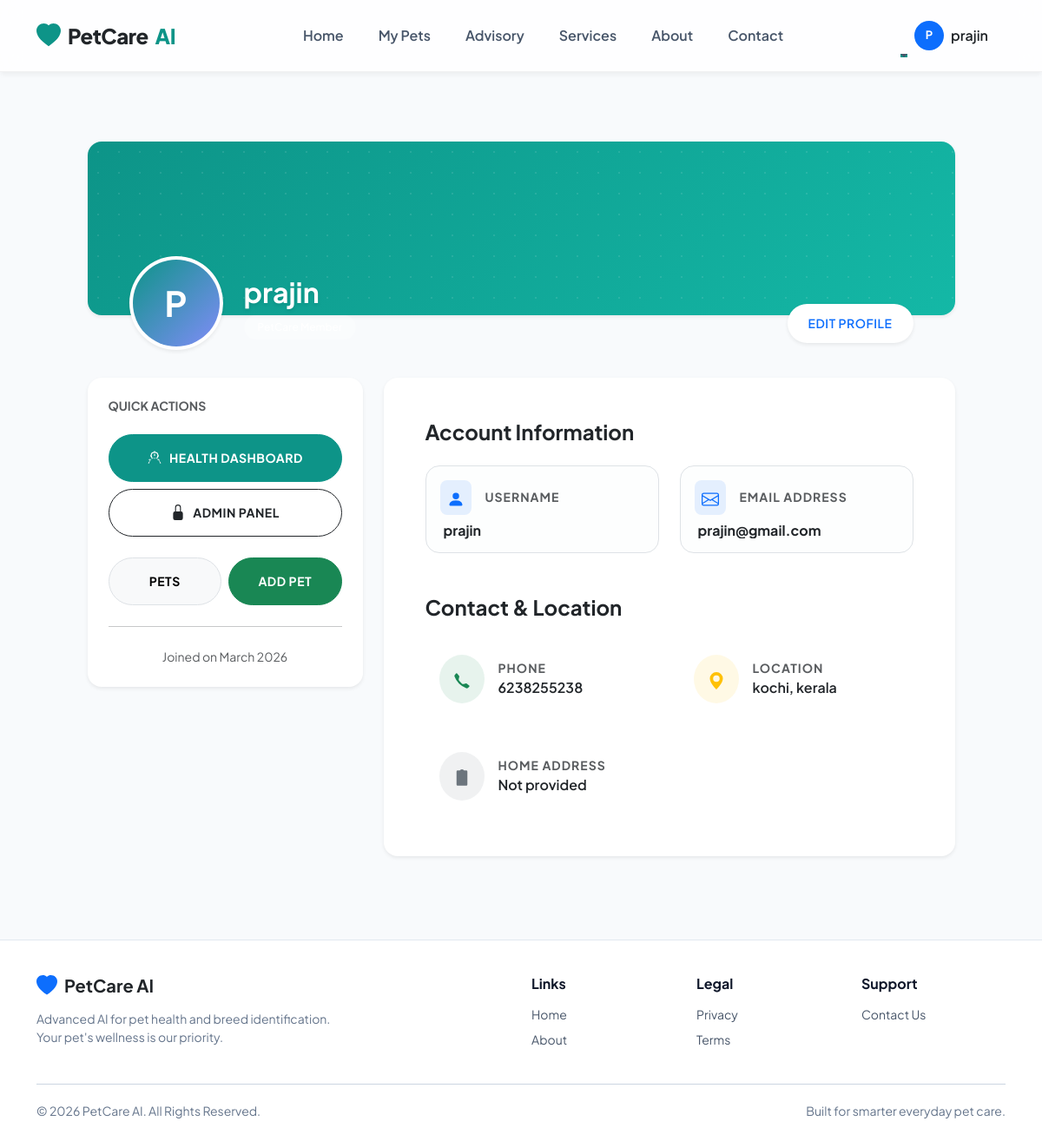
/accounts/profile/ (signed in), run on the app's committed database.
### accounts/models.py (models this page shows, shortened)
class UserProfile(models.Model):
    user = models.OneToOneField(User, on_delete=models.CASCADE, related_name="profile")
    phone_number = models.CharField(max_length=20, blank=True)
    address = models.CharField(max_length=255, blank=True)
    city = models.CharField(max_length=100, blank=True)
    country = models.CharField(max_length=100, blank=True)
    created_at = models.DateTimeField(auto_now_add=True)

### accounts/views.py (the view)
# urls.py: path("profile/", profile, name="profile"),
@login_required
def profile(request):
    profile_obj, _ = UserProfile.objects.get_or_create(user=request.user)
    return render(request, "accounts/profile.html", {"profile": profile_obj})

### templates/accounts/profile.html (shortened to what this page needs)
{% extends "base.html" %}
{% block content %}
<div class="container py-5">
    <div class="row justify-content-center">
        <div class="col-lg-11">
            <div class="position-relative mb-5">
                <div class="rounded-4 overflow-hidden shadow-sm" style="height: 200px; background: linear-gradient(135deg, #0d9488 0%, #14b8a6 100%);">
                    <div class="w-100 h-100" style="opacity: 0.1; background-image: radial-gradient(#fff 1px, transparent 1px); background-size: 24px 24px;"></div>
                </div>
                <div class="position-absolute start-0 w-100 px-4 px-md-5" style="bottom: -40px;">
                    <div class="d-flex align-items-end gap-4">
                        <div class="bg-white p-1 rounded-circle shadow-sm">
                            <div class="rounded-circle d-flex align-items-center justify-content-center text-white"
                                 style="width: 100px; height: 100px; background: linear-gradient(135deg, #0d9488, #818cf8); font-size: 40px; font-weight: 700;">
                                {{ request.user.username|make_list|first|upper }}
                            </div>
                        </div>
                        <div class="mb-2 pb-1">
                            <h2 class="fw-bold text-white mb-0" style="text-shadow: 0 2px 4px rgba(0,0,0,0.1);">{{ request.user.username }}</h2>
                            <span class="badge bg-white bg-opacity-25 text-white rounded-pill px-3 py-2 small fw-medium mt-2">PetCare Member</span>
                        </div>
                        <div class="ms-auto mb-2">
                            <a href="{% url 'accounts:profile_edit' %}" class="btn btn-white bg-white rounded-pill px-4 shadow-sm border-0 fw-semibold text-primary">
                                Edit Profile
                            </a>
                        </div>
                    </div>
                </div>
            </div>
            <div class="row g-4 mt-5">
                <div class="col-md-4">
                    <div class="card border-0 shadow-sm rounded-4 p-4 sticky-top" style="top: 100px;">
                        <h6 class="text-uppercase text-muted fw-bold small mb-4">Quick Actions</h6>
                        <div class="d-grid gap-2">
                            <a href="{% url 'analytics:dashboard' %}" class="btn btn-primary rounded-pill py-3 fw-bold d-flex align-items-center justify-content-center gap-2">
                                Health Dashboard
                            </a>
                            {% if user.is_staff or user.is_superuser %}
                            <a href="{% url 'analytics:ml_admin_dashboard' %}" class="btn btn-outline-dark rounded-pill py-3 fw-bold d-flex align-items-center justify-content-center gap-2">
                                <svg width="18" height="18" fill="currentColor" viewBox="0 0 16 16"><path d="M8 1a2 2 0 0 1 2 2v4H6V3a2 2 0 0 1 2-2zm3 6V3a3 3 0 0 0-6 0v4a2 2 0 0 0-2 2v5a2 2 0 0 0 2 2h6a2 2 0 0 0 2-2V9a2 2 0 0 0-2-2z"/></svg>
                                Admin Panel
                            </a>
                            {% endif %}
                            <div class="row g-2 mt-2">
                                <div class="col-6">
                                    <a href="{% url 'pets:pet_list' %}" class="btn btn-light rounded-pill py-3 fw-bold w-100 border">
                                        Pets
                                    </a>
                                </div>
                                <div class="col-6">
                                    <a href="{% url 'pets:pet_add' %}" class="btn btn-success rounded-pill py-3 fw-bold w-100">
                                        Add Pet
                                    </a>
                                </div>
                            </div>
                        </div>
                        <hr class="my-4 opacity-10">
                        <div class="text-center">
                            <p class="text-muted small mb-0">Joined on {{ user.date_joined|date:"F Y" }}</p>
                        </div>
                    </div>
                </div>
                <div class="col-md-8">
                    <div class="card border-0 shadow-sm rounded-4 overflow-hidden">
                        <div class="card-body p-4 p-lg-5">
                            <h4 class="fw-bold text-dark mb-4">Account Information</h4>
                            <div class="row g-4 mb-5">
                                <div class="col-sm-6">
                                    <div class="p-3 rounded-4 border bg-light bg-opacity-25 h-100">
                                        <div class="d-flex align-items-center gap-3 mb-2">
                                            <div class="bg-primary bg-opacity-10 text-primary p-2 rounded-3">
                                                <svg width="20" height="20" fill="currentColor" viewBox="0 0 16 16"><path d="M3 14s-1 0-1-1 1-4 6-4 6 3 6 4-1 1-1 1H3Zm5-6a3 3 0 1 0 0-6 3 3 0 0 0 0 6Z"/></svg>
                                            </div>
                                            <small class="text-muted text-uppercase fw-bold ls-1">Username</small>
                                        </div>
                                        <p class="h6 fw-bold mb-0 ps-1">{{ request.user.username }}</p>
                                    </div>
                                </div>
                                <div class="col-sm-6">
                                    <div class="p-3 rounded-4 border bg-light bg-opacity-25 h-100">
                                        <div class="d-flex align-items-center gap-3 mb-2">
                                            <div class="bg-primary bg-opacity-10 text-primary p-2 rounded-3">
                                            </div>
                                            <small class="text-muted text-uppercase fw-bold ls-1">Email Address</small>
                                        </div>
                                        <p class="h6 fw-bold mb-0 ps-1 text-truncate">{{ request.user.email }}</p>
                                    </div>
                                </div>
                            </div>
                            <h4 class="fw-bold text-dark mb-4">Contact & Location</h4>
                            <div class="row g-4">
                                <div class="col-sm-6">
                                    <div class="d-flex align-items-center gap-3 p-3">
                                        <div class="bg-success bg-opacity-10 text-success p-3 rounded-circle">
                                        </div>
                                        <div>
                                            <small class="text-muted d-block small fw-bold text-uppercase ls-1">Phone</small>
                                            <p class="mb-0 fw-semibold">{{ profile.phone_number|default:"Not provided" }}</p>
                                        </div>
                                    </div>
                                </div>
                                <div class="col-sm-6">
                                    <div class="d-flex align-items-center gap-3 p-3">
                                        <div class="bg-warning bg-opacity-10 text-warning p-3 rounded-circle">
                                            <svg width="20" height="20" fill="currentColor" viewBox="0 0 16 16"><path d="M8 16s6-5.686 6-10A6 6 0 0 0 2 6c0 4.314 6 10 6 10zm0-7a3 3 0 1 1 0-6 3 3 0 0 1 0 6z"/></svg>
                                        </div>
                                        <div>
                                            <small class="text-muted d-block small fw-bold text-uppercase ls-1">Location</small>
                                            <p class="mb-0 fw-semibold">
                                                {% if profile.city or profile.country %}
                                                    {{ profile.city|default:"" }}{% if profile.city and profile.country %}, {% endif %}{{ profile.country|default:"" }}
                                                {% else %}
                                                    Not provided
                                                {% endif %}
                                            </p>
                                        </div>
                                    </div>
                                </div>
                                <div class="col-12">
                                    <div class="d-flex align-items-center gap-3 p-3">
                                        <div class="bg-secondary bg-opacity-10 text-secondary p-3 rounded-circle">
                                            <svg width="20" height="20" fill="currentColor" viewBox="0 0 16 16"><path d="M8 0c-.667 0-1.333.333-2 1h4c-.667-.667-1.333-1-2-1zM6 1v1h4V1H6zM4 1a1 1 0 0 0-1 1v12a1 1 0 0 0 1 1h8a1 1 0 0 0 1-1V2a1 1 0 0 0-1-1H4z"/></svg>
                                        </div>
                                        <div>
                                            <small class="text-muted d-block small fw-bold text-uppercase ls-1">Home Address</small>
                                            <p class="mb-0 fw-semibold">{{ profile.address|default:"Not provided" }}</p>
                                        </div>
                                    </div>
                                </div>
                            </div>
                        </div>
                    </div>
                </div>
            </div>
        </div>
    </div>
</div>
{% endblock %}

### templates/base.html (shortened to what this page needs)
<!DOCTYPE html>
<html lang="en">
<head>
    <link href="https://cdn.jsdelivr.net/npm/bootstrap@5.3.3/dist/css/bootstrap.min.css" rel="stylesheet">
    {% load static %}
    <link rel="stylesheet" href="{% static 'css/custom.css' %}?v=1.5">
</head>
<body class="{% block body_class %}{% endblock %}">
<nav class="navbar navbar-expand-lg navbar-light sticky-top py-3">
    <div class="container">
        <a class="navbar-brand d-flex align-items-center gap-2 text-primary" href="{% url 'home' %}">
            <svg xmlns="http://www.w3.org/2000/svg" width="28" height="28" fill="currentColor" class="bi bi-heart-fill" viewBox="0 0 16 16">
              <path fill-rule="evenodd" d="M8 1.314C12.438-3.248 23.534 4.735 8 15-7.534 4.736 3.562-3.248 8 1.314z"/>
            </svg>
            <span class="text-dark">PetCare</span> AI
        </a>
        <div class="collapse navbar-collapse" id="navbarNav">
            <ul class="navbar-nav mx-auto">
                <li class="nav-item"><a class="nav-link" href="{% url 'home' %}">Home</a></li>
                <li class="nav-item"><a class="nav-link" href="{% url 'pets:pet_list' %}">My Pets</a></li>
                <li class="nav-item"><a class="nav-link" href="{% url 'advisory:advisory_home' %}">Advisory</a></li>
                <li class="nav-item"><a class="nav-link" href="{% url 'advisory:service_finder' %}">Services</a></li>
                <li class="nav-item"><a class="nav-link" href="{% url 'about' %}">About</a></li>
                <li class="nav-item"><a class="nav-link" href="{% url 'contact' %}">Contact</a></li>
            </ul>
            <ul class="navbar-nav align-items-center">
                {% if user.is_authenticated %}
                    <li class="nav-item dropdown">
                        <a class="nav-link dropdown-toggle d-flex align-items-center gap-2" href="#" id="profileDropdown" role="button" data-bs-toggle="dropdown">
                             <div class="rounded-circle bg-primary text-white d-flex align-items-center justify-content-center fw-bold" style="width: 34px; height: 34px; font-size: 13px;">
                                {{ user.username|make_list|first|upper }}
                            </div>
                            <span class="d-none d-xl-inline text-dark">{{ user.username }}</span>
                        </a>
                    </li>
                {% endif %}
            </ul>
        </div>
    </div>
</nav>
<main class="{% block main_class %}container{% endblock %}">
    {% block content %}{% endblock %}
</main>
{% block footer %}
<footer class="footer">
    <div class="container">
        <div class="row gy-4 align-items-start">
            <div class="col-lg-4">
                <div class="d-flex align-items-center gap-2 mb-3 text-primary">
                    <svg width="24" height="24" fill="currentColor" viewBox="0 0 16 16"><path fill-rule="evenodd" d="M8 1.314C12.438-3.248 23.534 4.735 8 15-7.534 4.736 3.562-3.248 8 1.314z"/></svg>
                    <h5 class="text-dark mb-0 fw-bold">PetCare AI</h5>
                </div>
                <p class="text-muted small mb-0">Advanced AI for pet health and breed identification. Your pet's wellness is our priority.</p>
            </div>
            <div class="col-lg-2 offset-lg-2 col-md-4">
                <h6 class="fw-bold mb-3">Links</h6>
                <ul class="list-unstyled small">
                    <li class="mb-2"><a href="{% url 'home' %}" class="text-muted text-decoration-none">Home</a></li>
                    <li class="mb-2"><a href="{% url 'about' %}" class="text-muted text-decoration-none">About</a></li>
                </ul>
            </div>
            <div class="col-lg-2 col-md-4">
                <h6 class="fw-bold mb-3">Legal</h6>
                <ul class="list-unstyled small">
                    <li class="mb-2"><a href="#" class="text-muted text-decoration-none">Privacy</a></li>
                    <li class="mb-2"><a href="#" class="text-muted text-decoration-none">Terms</a></li>
                </ul>
            </div>
            <div class="col-lg-2 col-md-4">
                <h6 class="fw-bold mb-3">Support</h6>
                <ul class="list-unstyled small">
                    <li class="mb-2"><a href="{% url 'contact' %}" class="text-muted text-decoration-none">Contact Us</a></li>
                </ul>
            </div>
        </div>
        <hr class="footer-divider">
        <div class="footer-bottom small text-muted">
            <span>&copy; 2026 PetCare AI. All Rights Reserved.</span>
            <span>Built for smarter everyday pet care.</span>
        </div>
    </div>
</footer>
{% endblock %}
</body>
</html>

### data on the page
UserProfile: phone_number "6238255238", city "kochi", country "kerala", address "Not provided"

### other printed values
{{ user.username|make_list|first|upper }} "P"
{{ user.username }} "prajin"
{{ request.user.username|make_list|first|upper }} "P"
{{ request.user.username }} "prajin"
{{ user.date_joined|date:"F Y" }} "March 2026"
{{ request.user.email }} "prajin@gmail.com"
